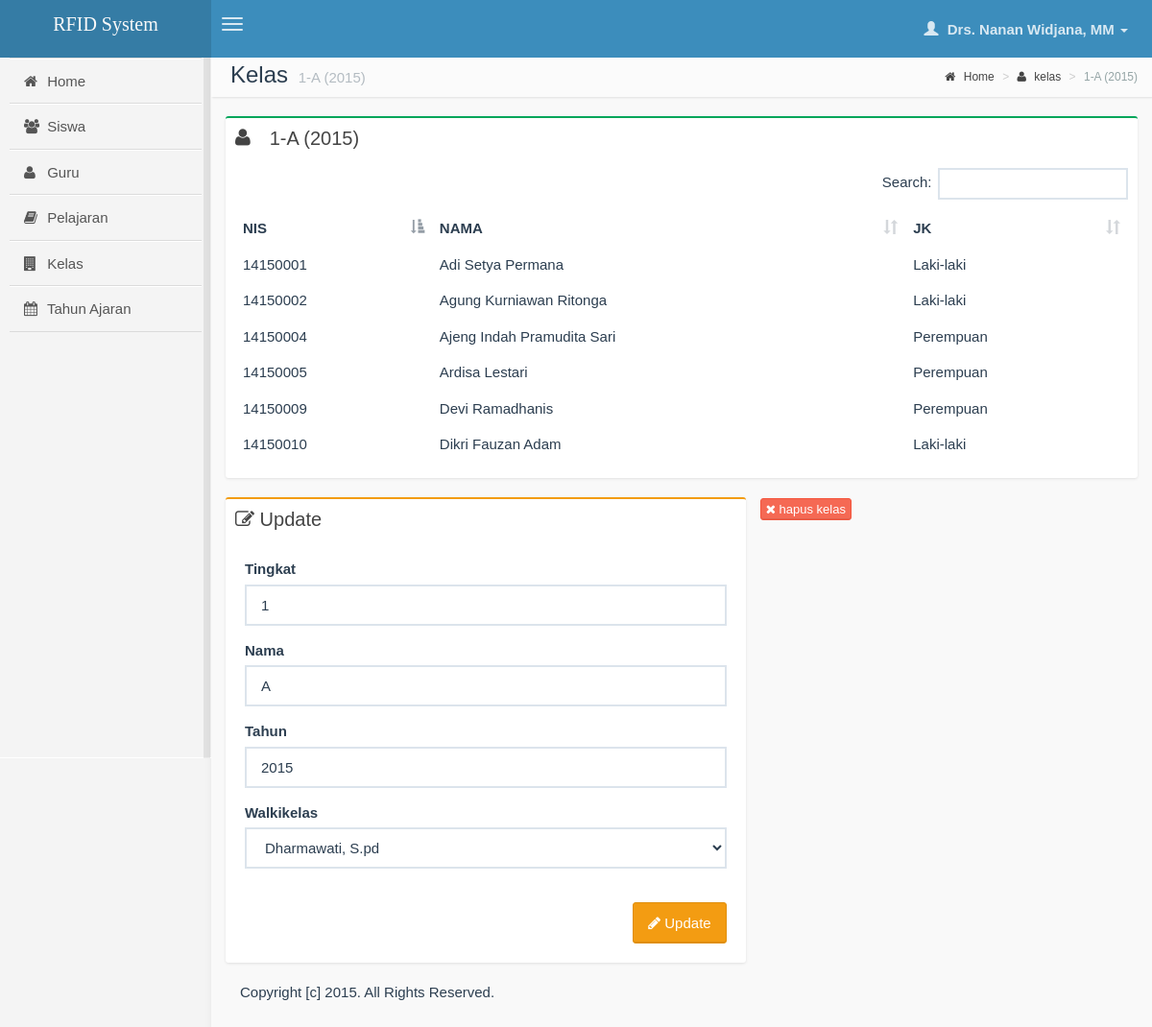
/administrator/kelas_detail.php?id=1 (signed in), run on the app's committed database.
### tables this page shows
CREATE TABLE IF NOT EXISTS `kelas` (
`id` int(11) NOT NULL,
  `tingkat` varchar(2) NOT NULL,
  `nama` varchar(20) NOT NULL,
  `tahun` year(4) NOT NULL,
  `id_guru` int(11) NOT NULL COMMENT 'walikelas',
  `created_at` datetime NOT NULL,
  `updated_at` timestamp NOT NULL DEFAULT CURRENT_TIMESTAMP ON UPDATE CURRENT_TIMESTAMP
);

CREATE TABLE IF NOT EXISTS `siswa` (
`id` int(11) NOT NULL,
  `rfid` varchar(20) DEFAULT NULL,
  `nis` varchar(15) NOT NULL,
  `nama` varchar(50) NOT NULL,
  `jk` varchar(10) NOT NULL,
  `id_guru` int(11) DEFAULT NULL,
  `id_kelas` int(11) DEFAULT NULL,
  `saldo` int(11) NOT NULL,
  `telepon` varchar(15) NOT NULL,
  `created_at` datetime NOT NULL,
  `updated_at` timestamp NOT NULL DEFAULT CURRENT_TIMESTAMP ON UPDATE CURRENT_TIMESTAMP
);

CREATE TABLE IF NOT EXISTS `guru` (
`id` int(11) NOT NULL,
  `nip` varchar(15) NOT NULL,
  `nama` varchar(50) NOT NULL,
  `jk` varchar(10) NOT NULL,
  `user_level` tinyint(1) NOT NULL DEFAULT '0' COMMENT '0: guru, 1: admin, 2: tu',
  `username` varchar(32) NOT NULL,
  `password` varchar(50) NOT NULL,
  `is_active` tinyint(1) NOT NULL DEFAULT '1',
  `id_guru` int(11) DEFAULT NULL,
  `created_at` datetime NOT NULL,
  `updated_at` timestamp NOT NULL DEFAULT CURRENT_TIMESTAMP ON UPDATE CURRENT_TIMESTAMP
);

### administrator/kelas_detail.php (the view, shortened to what this page needs)
<?php
    require_once('../lib/unleashed.lib.php');
    require_once('inc/header.php');
    if(array_key_exists('id', $_GET))
    {
        $id = escape($_GET['id']);
        $kelas = get_row_by_id('kelas', 'id', $id);
        $nama_kelas = $kelas->tingkat.'-'.$kelas->nama.' ('.$kelas->tahun.')';
    }
?>
    <section class="content-header">
        <h1>
            Kelas
            <small><?php echo $nama_kelas; ?></small>
        </h1>
        <ol class="breadcrumb">
            <li><a href="index.php"><i class="fa fa-home"></i> Home</a></li>
            <li><a href="kelas.php"><i class="fa fa-user"></i> kelas</a></li>
            <li class="active"><?php echo $nama_kelas; ?></li>
        </ol>
    </section>
    <section class="content">
        <div class="row">
            <section class="col-lg-12">
                <div class="box box-success">
                    <div class="box-header">
                        <i class="fa fa-user"></i>
                        <h3 class="box-title"><?php echo $nama_kelas; ?> </h3>
                    </div>
                    <div class="box-body">
                        <table class="table datatable-simple">
                            <thead>
                            <tr>
                                <th>NIS</th>
                                <th>NAMA</th>
                                <th>JK</th>
                            </tr>
                            </thead>
                            <tbody>
                            <?php
                                $q_siswa = mysql_query("SELECT * FROM siswa WHERE id_kelas='$id'");
                                while($siswa = mysql_fetch_object($q_siswa)):
                            ?>
                                <tr>
                                    <td><?php echo $siswa->nis; ?></td>
                                    <td><?php echo $siswa->nama; ?></td>
                                    <td><?php echo jk($siswa->jk); ?></td>
                                </tr>
                            <?php endwhile; ?>
                            </tbody>
                        </table>
                    </div>
                </div>
            </section>
        </div>
        <section class="row" id="section-3">
            <div class="col-md-7">
                <div class="box box-warning">
                    <div class="box-header">
                        <h3 class="box-title"><i class="fa fa-edit"></i> Update</h3>
                    </div>
                    <div class="box-body">
                        <form action="" id="form-u-lokasi"  method="post">
                            <div class="box-body">
                                <div class="form-group">
                                    <label for="nama">Tingkat</label>
                                    <input class="form-control" name="tingkat" id="tingkat" value="<?php echo $kelas->tingkat; ?>" type="text" required>
                                </div>
                                <div class="form-group">
                                    <label for="nama">Nama</label>
                                    <input class="form-control" name="nama" id="nama" value="<?php echo $kelas->nama; ?>" type="text" required>
                                </div>
                                <div class="form-group">
                                    <label for="alamat">Tahun</label>
                                    <input class="form-control" name="tahun" id="tahun" value="<?php echo $kelas->tahun; ?>" type="text" required>
                                </div>
                                <div class="form-group">
                                    <label for="alamat">Walkikelas</label>
                                    <select name="id_guru" class="form-control">
                                        <?php
                                        $q_guru = mysql_query("SELECT * FROM guru WHERE user_level='0' ORDER BY nama ASC");
                                        while($guru = mysql_fetch_object($q_guru)):
                                        ?>
                                            <option value="<?php echo $guru->id; ?>" <?php set_select_value($guru->id, $kelas->id_guru); ?>><?php echo $guru->nama; ?></option>
                                        <?php endwhile; ?>
                                    </select>
                                </div>
                            </div>
                            <div class="box-footer clearfix no-border">
                                <button class="btn btn-warning pull-right" type="submit"><i class="fa fa-pencil"></i> Update</button>
                            </div>
                        </form>
                    </div>
                </div>
            </div>
            <form action="" method="post" id="form_delete_kelas">
                <button class="btn btn-xs btn-danger"><i class="fa fa-times"></i> hapus kelas</button>
            </form>
        </section>
<?php include('inc/footer.php'); ?>

### data on the page
kelas: nama_kelas "1-A (2015)", tingkat "1", nama "A", tahun "2015", id_guru "Dharmawati, S.pd"
siswa: nis "14150001", nama "Adi Setya Permana", jk "Laki-laki"
siswa: nis "14150002", nama "Agung Kurniawan Ritonga", jk "Laki-laki"
siswa: nis "14150004", nama "Ajeng Indah Pramudita Sari", jk "Perempuan"
siswa: nis "14150005", nama "Ardisa Lestari", jk "Perempuan"
siswa: nis "14150009", nama "Devi Ramadhanis", jk "Perempuan"
siswa: nis "14150010", nama "Dikri Fauzan Adam", jk "Laki-laki"

### other printed values
$logged_name "Drs. Nanan Widjana, MM"
